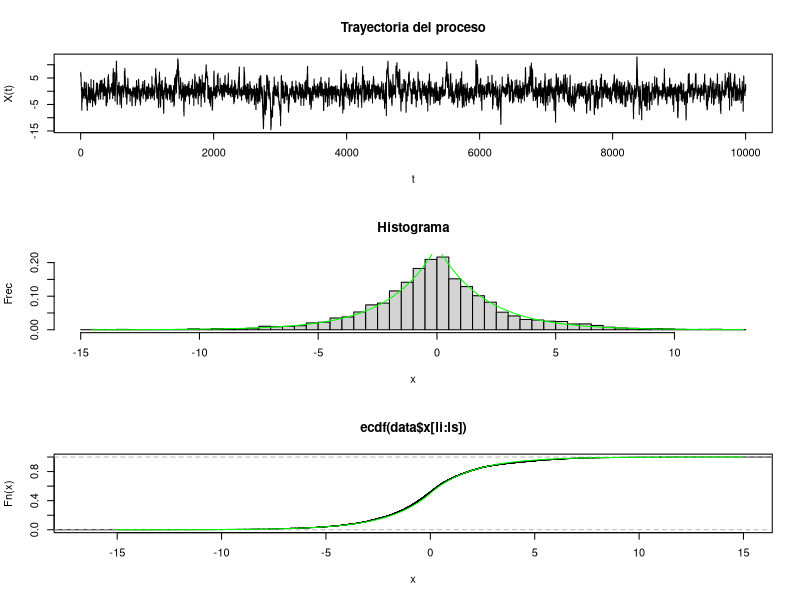
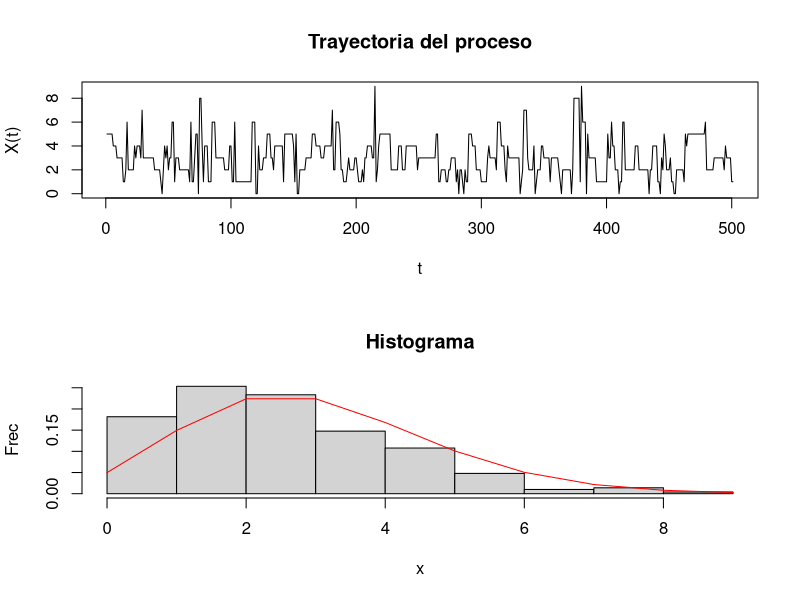

These figures' R source, in order:
# Pregunta 1 
lambda <-  1/2 # Parametro de la doble exponencial
n <- 10000 # Tamaño de muestra
breaks <- 50 # Prticion del histograma
simulaDobleExponencial <- function(n, lambda) {
  f <- function(x) {(lambda/2)*exp(-lambda*abs(x))}
  x <- NULL
  x0 <- 3
  for(i in 0:n) {
    w <- ifelse(i==0,x0,x[i])
    y <- rnorm(1, mean = w, sd = 2.5)
    alfa <- min(1,(f(y)*dnorm(w,mean=y,sd=1))/(f(w)*dnorm(y,mean=w,sd=1)))
    x <- append(x,ifelse(runif(1)<alfa,y,w))
  }
  return(list(x=x,f=f(sort(x))))
}
data <- simulaDobleExponencial(n, lambda)

par(mfrow = c(3,1))
plot(data$x, type="l", main="Trayectoria del proceso", xlab="t", ylab="X(t)")
hist(data$x, probability=T, breaks = breaks, main="Histograma", xlab="x", ylab="Frec")
lines(sort(data$x), data$f, col="green")

li <- 1
ls <- n

# CDF
plot(ecdf(data$x[li:ls]))
x <- seq(-15,15,by=0.01)
library(rmutil)
lines(x, plaplace(x, m=0, s=1/lambda), col="green")

# One-sample Kolmogorov-Smirnov test
ks.test(data$x[li:ls], "plaplace", 0, 1/lambda)

# Pregunta 2
n <- 10000 # tamaño de la muestra
z <- 3

# Metodo 1
vars <- rexp(n, rate = 1)
vals <- 1-exp((-(z/(vars^2))))
mean(vals)

# Metodo 2
total <- 0
for (i in 1:n) {
  v <- rexp(1, rate = 1)
  w <- rexp(1, rate = 1/v)
  vw <- v*w
  if (vw <= z) {
    total <- total + 1
  }
}
total/n


# Pregunta 3
# Si la distribucion objetivo es la distribucion limite 
# de una caminata aleatoria, entonces se requiere que 

# Pregunta 4

# Pregunta 6
simulaPoisson <- function(n, lambda = 3) {
  x <- NULL
  x0 <- 3
  for(i in 0:n) {
    w <- ifelse(i==0,x0,x[i])
    y <- rgeom(1, prob=1/3)
    #alfa <- min(1,(dpois(y, lambda)*dgeom(w, prob=1/3))/(dpois(w, lambda)*dgeom(y, prob=1/3)))
    alfa <- (dpois(y, lambda)*dgeom(w, prob=1/3))/(dpois(w, lambda)*dgeom(y, prob=1/3))
    x <- append(x,ifelse(runif(1)<alfa,y,w))
  }
  return(list(x=x,f=dpois(sort(x), lambda)))
}
pois <- simulaPoisson(500)
par(mfrow = c(2,1))
plot(pois$x,type="l", main="Trayectoria del proceso", xlab="t", ylab="X(t)")
p1_pois <- hist(pois$x,probability=T, main="Histograma", xlab="x", ylab="Frec")
lines(sort(pois$x),pois$f,col="red")

# Prueba de bondad de ajuste Kolmogorov-Smirnov
y <- rpois(500, 3)
#install.packages("stats")
library(stats)
ks_pois <- ks.test(pois$x, y)
